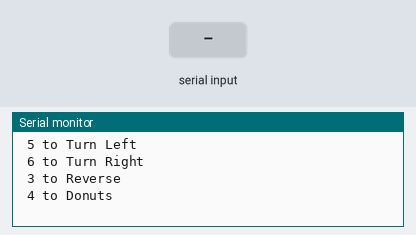
This sketch was run on a simulated Arduino Uno, built with avr-gcc and run on an emulated ATmega328P. Parts: the last lines printed to the serial monitor. The inputs (shaded band) are chosen by the test bench. No radio packets arrive unless stated.

Above: at 1.2 s.
1.3 s: "1" received over Serial
At 2.37 s:
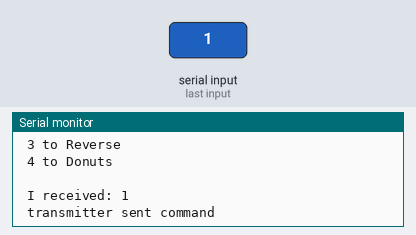
3.8 s: "0" received over Serial
At 4.87 s:
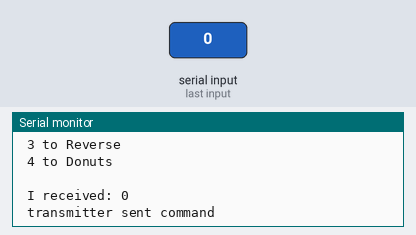
5.3 s: "2" received over Serial
At 6.37 s:
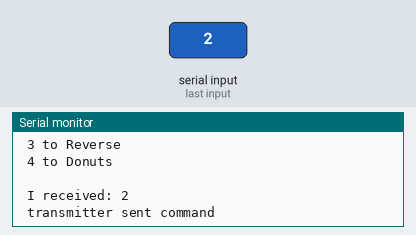

The sketch:

voice-transmission.ino
```cpp
//Import the Bitvoice library.

//import the Tx
#include <RH_ASK.h>
#include <SPI.h> // Not actually used but needed to compile

//Initiate the Tx
RH_ASK driver;


// Store the data type retreived by getData()
int port = 7;
byte dataType = 4;
char t[3];
String incomingByte = "";

String show = " Type: \n 2 to stop \n 1 to Forward \n 5 to Turn Left \n 6 to Turn Right \n 3 to Reverse  \n 4 to Donuts  \n ";
int i = 1;
void setup() {
  Serial.begin(9600);
  driver.init();
}

void loop() {
  if(i==1){
    Serial.println("");
    Serial.println(show);
    i=0;
  }
  if (Serial.available() > 0) {
        incomingByte = Serial.readString(); // read the incoming byte:
        Serial.println();
        Serial.print(" I received: ");
        Serial.println(incomingByte);
        const char *command = incomingByte.c_str();
        driver.send((uint8_t *)command, strlen(command));
        driver.waitPacketSent();
        Serial.print(" transmitter sent command");
        Serial.println("");
        Serial.println("");
        i=1;
}
}
/*
// this function runs every time serial data is available.
// in the serial buffer after a loop.
void serialEvent()
{
          const char *stopp = "000";
          driver.send((uint8_t *)stopp, strlen(stopp));
          driver.waitPacketSent();

          digitalWrite(6,HIGH);

          const char *forward = "001";
          driver.send((uint8_t *)forward, strlen(forward));
          driver.waitPacketSent();

          const char *turnleft = "010";
          driver.send((uint8_t *)turnleft, strlen(turnleft));
          driver.waitPacketSent();


         const char *turnright = "011";
          driver.send((uint8_t *)turnright, strlen(turnright));
          driver.waitPacketSent();

         const char *reverse = "100";
          driver.send((uint8_t *)reverse, strlen(reverse));
          driver.waitPacketSent();


         const char *donuts = "101";
          driver.send((uint8_t *)donuts, strlen(donuts));
          driver.waitPacketSent();

         const char *test = "111";
          driver.send((uint8_t *)test, strlen(test));
          driver.waitPacketSent();


}*/
```

Measured:
- after the input at 1.3 s, the serial monitor: prints a new line after 1.0 s (image 1)
- after the input at 3.8 s, the serial monitor: prints a new line after 1.0 s (image 2)
- after the input at 5.3 s, the serial monitor: prints a new line after 1.0 s (image 3)
